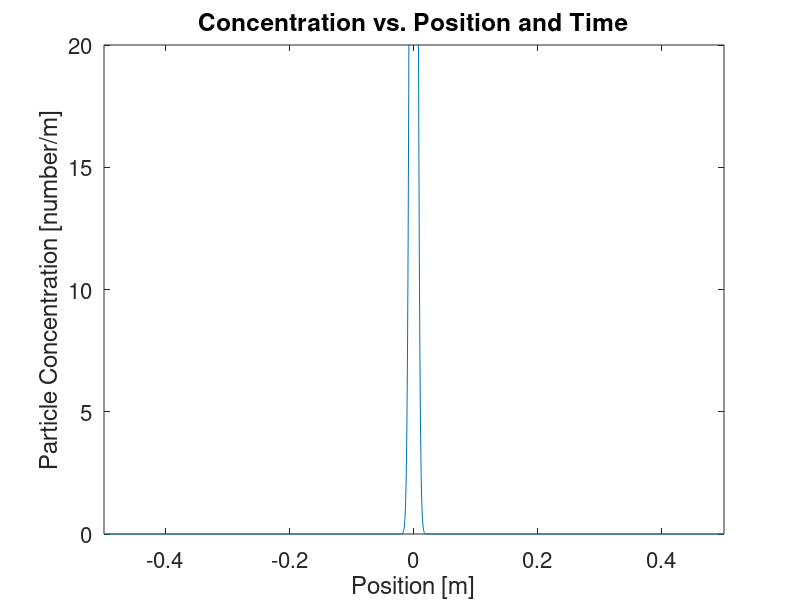

The MATLAB script that drew this image: (Note: this script raises an error after producing the figure.)
%% Diffusion Simulation
% This is a simple script that calculates the evolution of particle
% concentration in one dimension as a function of time. Then, it outputs a
% GIF file that shows the evolution (not in real time). Initially, all of
% the particles are located at the origin (x = 0). The x-position is
% plotted along the x-axis while the particle concentration is plotted
% along the y-axis.

%% Clear Console

clc
clf
clear all
close all

%% Simulation Parameters
% These are the parameters that you can change in the simulation.
% num_pts is the number of spacial data points that are used.
% D is the mass diffusivity constant (in m^2/s).
% max_time is the end time of the simulation (in seconds). For example, a
% max_time of 1000 means that 1000 seconds are simulated and plotted. It
% does NOT mean that the final GIF image will be 1000 seconds long!

num_pts = 1000;
D = 10;
max_time = 1e-4;

%% Check Values
% A series of checks to make sure that the parameters make sense.

if num_pts < 0
    error('The variable num_pts must be greater than zero.');
end

if mod(num_pts,2) == 1
    num_pts = num_pts + 1;
end

if D < 0
    error('The  variable D must be greater than zero.');
end

%% Heat Kernel
% Calculates the concentration of particles at some position x and some
% time t given an initial delta function concentration.

concentration = @(x, t) exp(-x^2/(4*D*t))/sqrt(4*pi*D*t);

%% Initialize Arrays
% These arrays will contain the final plot information.

particle_concentrations = zeros(1,num_pts);
positions = zeros(1,num_pts);

for i = 1:num_pts
    positions(1,i) = (i - num_pts/2)/1000;
end

%% Create Animation
% This loop will create a short animation showing how the particles will
% evolve in time. This is not in real time! Normally, this process would
% take place in a blink of an eye, so it is slowed down so that you can see
% it.

for i = 1:100
    for j = 1:num_pts
      time = max_time*i/100;
      particle_concentrations(1,j) = concentration(positions(j), time);
    end
    clf
    plot(positions, particle_concentrations)
    set(gca,'FontSize',16);
    axis([positions(1) positions(num_pts) 0 20])
    title('Concentration vs. Position and Time')
    xlabel('Position [m]')
    ylabel('Particle Concentration [number/m]')
    f = getframe;
    im = frame2im(f);
    [imind,cm] = rgb2ind(im,256);
    outfile = 'diffusion.gif';
    if i==1
        imwrite(imind,cm,outfile,'gif','DelayTime',0,'loopcount',inf);
    else
        imwrite(imind,cm,outfile,'gif','DelayTime',0,'writemode','append');
    end
end
